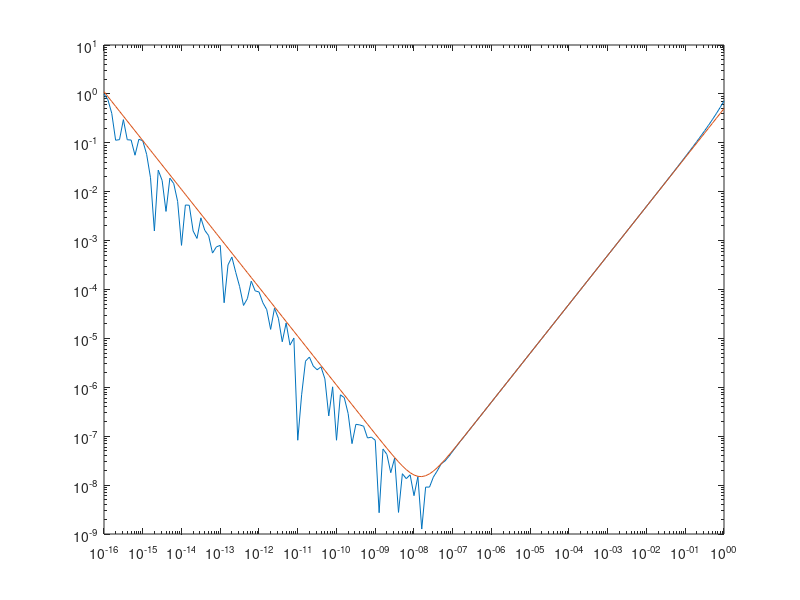

Source code (MATLAB):
x = 10.^-(0:0.1:16);

u = eps() / 2;
RT = abs(x./2);

if true
    f1 = (exp(x)-1)./x;
    %RX_f1 = u * ( abs(exp(x)./x) + 2* abs((exp(x)-1)./x) );
    RX_f1 = u * (abs(1./x + 3));
    
    loglog(x, abs(f1-1), x, RX_f1 + RT);
else
    f2 = (exp(x)-1)./log(exp(x));
    
    %a = exp(x);
    %b = a - 1;
    %c = log(a);
    %d = b.\c;
    
    %RX_f2 = u * ( ...
    %    abs( (log(a)-1).*a./(log(a).^2) + 1./log(a).^2 ) + ...
    %    abs( b./log(a) ) + ...
    %    abs( b./c ) + ...
    %    abs( d ) ...
   %);
   RX_f2 = u * (x + 3);

    loglog(x, abs(f2-1), x, RX_f2 + RT);
end